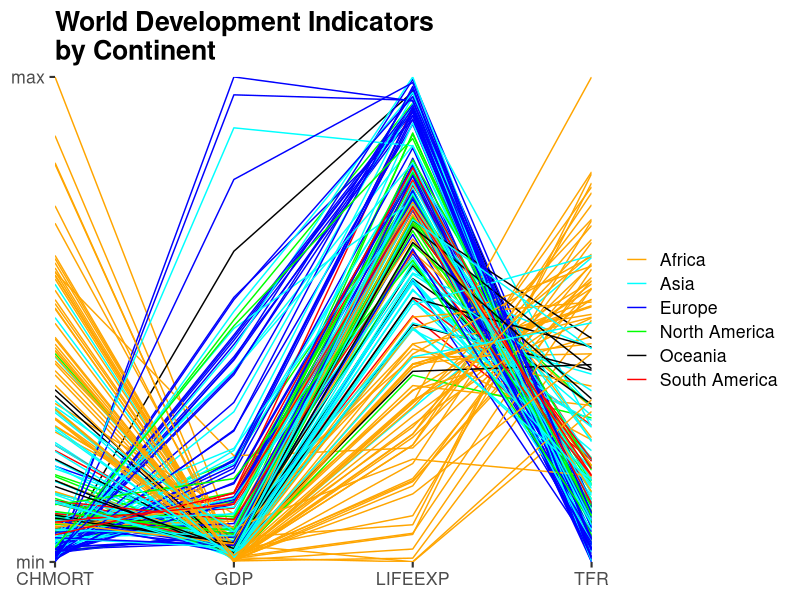

This chart was generated by the following R code:
## ----parallelgg----
#+ fig.width = 7, fig.height = 5
library(ggplot2)
library(tidyr)
rescale <- function(x) {(x-min(x))/(max(x)-min(x))}
data <- read.csv ("countries2012.csv")
data[,3:6] <- lapply(data[,3:6], rescale)
x <- gather(data, key, value, -COUNTRY, -CONTINENT)
colors6 <- c("orange","cyan","blue","green",
              "black", "red")
g <- ggplot(x, aes(x = key, y = value, group = COUNTRY,
              color = CONTINENT))
g + geom_line() + coord_cartesian(expand = FALSE) +
    scale_y_continuous(breaks = 0:1,
                       labels = c("min","max")) +
    scale_color_manual(values = colors6) +
    theme_classic(16) +
    theme (axis.line = element_blank(),
           legend.title = element_blank(),
           plot.title = element_text(face = "bold")) +
    ggtitle("World Development Indicators\nby Continent") +
    xlab(NULL) + ylab(NULL)
